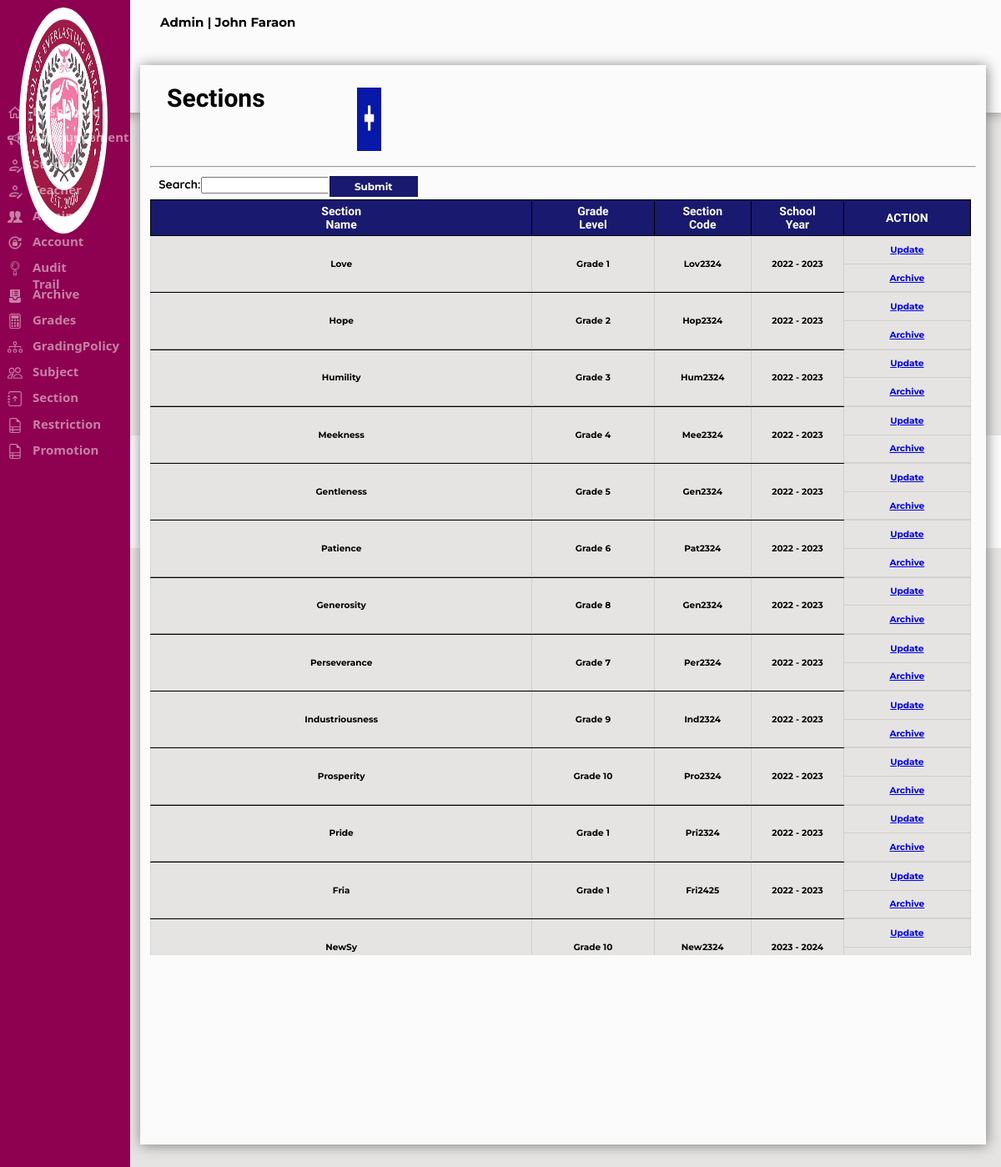
The page /Admin/section.php (signed in) on the database its author committed.
### tables this page shows
CREATE TABLE `tbl_sepi_account` (
  `Acc_ID` int(11) NOT NULL AUTO_INCREMENT,
  `Admin_ID` varchar(20) NOT NULL,
  `Fname` varchar(30) NOT NULL,
  `mname` varchar(5) NOT NULL,
  `Lname` varchar(30) NOT NULL,
  `Username` varchar(30) NOT NULL,
  `EMAIL` varchar(50) NOT NULL,
  `Password` varchar(30) NOT NULL,
  `Gender` varchar(15) NOT NULL,
  `Address` varchar(50) NOT NULL,
  `Role` varchar(20) NOT NULL,
  `Hdate` date NOT NULL,
  PRIMARY KEY (`Acc_ID`)
);

CREATE TABLE `tbl_section` (
  `ID` int(11) NOT NULL AUTO_INCREMENT,
  `Section_Name` varchar(255) DEFAULT NULL,
  `Section_Code` varchar(255) DEFAULT NULL,
  `Grade_Level` varchar(255) DEFAULT '',
  `SY` varchar(255) DEFAULT NULL,
  `Section` varchar(255) DEFAULT NULL,
  PRIMARY KEY (`ID`)
);

### Admin/section.php (the view, shortened to what this page needs)
<?php	include "../sepi_connect.php";
if(!isset($_SESSION['loggedin']) || $_SESSION['loggedin'] !== true)
 {
	 header("refresh:0; ../Index.php");
	 exit;
 }else if(isset($_SESSION['Acc_ID']))
	{
		$userid = $_SESSION['Acc_ID'];
		$getrecord = mysqli_query($config,"SELECT * FROM tbl_sepi_account WHERE Acc_ID ='$userid'");
		while($rowedit = mysqli_fetch_assoc($getrecord))
		{
			$type = $rowedit['Role'];
			$name = $rowedit['Fname']." ".$rowedit['Lname'];
		}
	}
if(isset($_POST['search'])){
$search = $_POST['search'];
if ($search != NULL){
	$sql = "SELECT * FROM `tbl_section` WHERE `ID` LIKE '%$search%' OR
	`Section_Name` LIKE '%$search%' OR `Section_Code` LIKE '%$search%' OR `Grade_Level` LIKE '%$search%' OR `SY` LIKE '%$search%'";
}else{
$sql = "Select * from tbl_section";
}
}else{
$sql = "Select * from tbl_section";
}
?>
<html>
<head>
</head>
<link rel="stylesheet" href="../Css/sepi.css">
<body style="background-color:#E5E4E2">
<div class="header">
<form method="POST"action="logout.php" >
<p class="displayname"><?php echo "$type" ?> | <?php echo "$name" ?></p>
</form>
</div>
			<div class="footer">
				<h6 id="footer">© 2022 SEPI Login Form. All Rights Reserved | Designed by Excel-erator</h6>
			</div>
<form method=POST action="section.php">
		<?php
		include_once('SideNav.php');
		?>
<div class="announcementdiv">
				<h1 id="announcemetfont">Sections</h1>
				<a href="sectionadd.php" name="addannouncement"><img src="../Images/add_icon.png" class="addannouncementbtn"></a>
				<hr>
				<p class="searchannouncement">Search:</p>
				<input type=text name=search class="announcementtxt">
				<input type=submit name=sub class="announcementbtn">
<?php
include "../sepi_connect.php";
$result = $config -> query($sql);
if($result -> num_rows > 0){
	echo"<div class=announcementtbl style=overflow:auto;>";
	echo"<table class=announcementtbl1>";
	echo "<tr>";
echo "<th Class=announcementheader>Section Name";
echo "<th Class=announcementheader1>Grade Level";
echo "<th Class=announcementheader2>Section Code";
echo "<th Class=announcementheader2>School Year";
echo "<th Class=announcementheader1>ACTION";
while($row = $result -> fetch_assoc()){
echo "<tr>";
echo "<td class=announcementinfo rowspan=2>".$row['Section_Name'];
echo "<td class=announcementinfo rowspan=2>".$row['Grade_Level'];
	echo "<td class='announcementinfo' rowspan=2>".$row['Section_Code'];
	echo "<td class='announcementinfo' rowspan=2>".$row['SY'];
echo "<td class=announcementinfo> <a href='announceupdate.php?ID=".$row['ID']."'> Update </a>";
echo "<tr>";
echo "<td class=announcementinfo> <a href='deleteannounce.php?ID=".$row['ID']."'> Archive </a>";
echo"<tr>";
echo "<td class=announcementinfo1 colspan=4>";
}
}else{
echo "<br><br><br>No data found in section";
}
?>
</div>
</body>
</html>

### rows shown on the page
tbl_sepi_account: Role "Admin", name "John Faraon"
tbl_section: Section_Name "Love", Grade_Level "Grade 1", Section_Code "Lov2324", SY "2022 - 2023"
tbl_section: Section_Name "Hope", Grade_Level "Grade 2", Section_Code "Hop2324", SY "2022 - 2023"
tbl_section: Section_Name "Humility", Grade_Level "Grade 3", Section_Code "Hum2324", SY "2022 - 2023"
tbl_section: Section_Name "Meekness", Grade_Level "Grade 4", Section_Code "Mee2324", SY "2022 - 2023"
tbl_section: Section_Name "Gentleness", Grade_Level "Grade 5", Section_Code "Gen2324", SY "2022 - 2023"
tbl_section: Section_Name "Patience", Grade_Level "Grade 6", Section_Code "Pat2324", SY "2022 - 2023"
tbl_section: Section_Name "Generosity", Grade_Level "Grade 8", Section_Code "Gen2324", SY "2022 - 2023"
tbl_section: Section_Name "Perseverance", Grade_Level "Grade 7", Section_Code "Per2324", SY "2022 - 2023"
tbl_section: Section_Name "Industriousness", Grade_Level "Grade 9", Section_Code "Ind2324", SY "2022 - 2023"
tbl_section: Section_Name "Prosperity", Grade_Level "Grade 10", Section_Code "Pro2324", SY "2022 - 2023"
tbl_section: Section_Name "Pride", Grade_Level "Grade 1", Section_Code "Pri2324", SY "2022 - 2023"
tbl_section: Section_Name "Fria", Grade_Level "Grade 1", Section_Code "Fri2425", SY "2022 - 2023"
tbl_section: Section_Name "NewSy", Grade_Level "Grade 10", Section_Code "New2324", SY "2023 - 2024"
